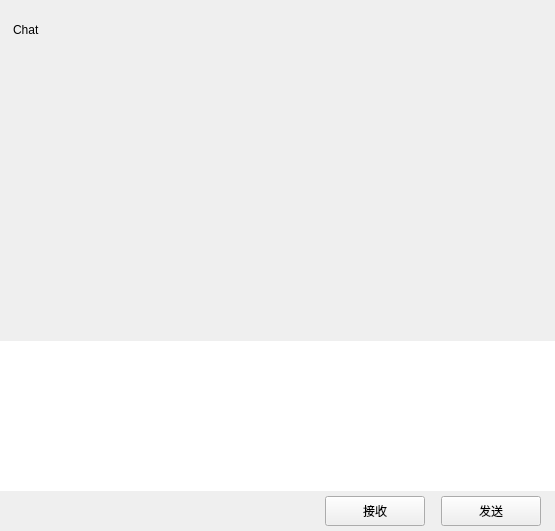
<?xml version="1.0" encoding="UTF-8"?>
<ui version="4.0">
 <class>ChatPage</class>
 <widget class="QWidget" name="ChatPage">
  <property name="geometry">
   <rect>
    <x>0</x>
    <y>0</y>
    <width>555</width>
    <height>531</height>
   </rect>
  </property>
  <property name="windowTitle">
   <string>Form</string>
  </property>
  <layout class="QVBoxLayout" name="verticalLayout">
   <property name="spacing">
    <number>0</number>
   </property>
   <property name="leftMargin">
    <number>0</number>
   </property>
   <property name="topMargin">
    <number>0</number>
   </property>
   <property name="rightMargin">
    <number>0</number>
   </property>
   <property name="bottomMargin">
    <number>0</number>
   </property>
   <item>
    <widget class="QWidget" name="chat_data_wid" native="true">
     <property name="sizePolicy">
      <sizepolicy hsizetype="Expanding" vsizetype="Expanding">
       <horstretch>0</horstretch>
       <verstretch>0</verstretch>
      </sizepolicy>
     </property>
     <layout class="QVBoxLayout" name="verticalLayout_2">
      <property name="spacing">
       <number>0</number>
      </property>
      <property name="leftMargin">
       <number>0</number>
      </property>
      <property name="topMargin">
       <number>0</number>
      </property>
      <property name="rightMargin">
       <number>0</number>
      </property>
      <property name="bottomMargin">
       <number>0</number>
      </property>
      <item>
       <widget class="QWidget" name="title_wid" native="true">
        <property name="minimumSize">
         <size>
          <width>0</width>
          <height>60</height>
         </size>
        </property>
        <property name="maximumSize">
         <size>
          <width>16777215</width>
          <height>60</height>
         </size>
        </property>
        <layout class="QVBoxLayout" name="verticalLayout_3">
         <property name="leftMargin">
          <number>11</number>
         </property>
         <property name="topMargin">
          <number>2</number>
         </property>
         <property name="rightMargin">
          <number>2</number>
         </property>
         <property name="bottomMargin">
          <number>2</number>
         </property>
         <item>
          <widget class="QWidget" name="widget" native="true">
           <layout class="QHBoxLayout" name="horizontalLayout_3">
            <property name="leftMargin">
             <number>2</number>
            </property>
            <property name="topMargin">
             <number>2</number>
            </property>
            <property name="rightMargin">
             <number>2</number>
            </property>
            <property name="bottomMargin">
             <number>2</number>
            </property>
            <item>
             <widget class="QLabel" name="title_lb">
              <property name="text">
               <string>Chat</string>
              </property>
             </widget>
            </item>
           </layout>
          </widget>
         </item>
        </layout>
       </widget>
      </item>
      <item>
       <widget class="ChatView" name="chat_data_list" native="true"/>
      </item>
      <item>
       <widget class="QWidget" name="tool_wid" native="true">
        <property name="minimumSize">
         <size>
          <width>0</width>
          <height>40</height>
         </size>
        </property>
        <property name="maximumSize">
         <size>
          <width>16777215</width>
          <height>40</height>
         </size>
        </property>
        <layout class="QHBoxLayout" name="horizontalLayout_5">
         <property name="leftMargin">
          <number>2</number>
         </property>
         <property name="topMargin">
          <number>2</number>
         </property>
         <property name="rightMargin">
          <number>2</number>
         </property>
         <property name="bottomMargin">
          <number>2</number>
         </property>
         <item>
          <spacer name="horizontalSpacer_7">
           <property name="orientation">
            <enum>Qt::Horizontal</enum>
           </property>
           <property name="sizeType">
            <enum>QSizePolicy::Fixed</enum>
           </property>
           <property name="sizeHint" stdset="0">
            <size>
             <width>5</width>
             <height>20</height>
            </size>
           </property>
          </spacer>
         </item>
         <item>
          <widget class="ClickedLabel" name="emo_lb">
           <property name="minimumSize">
            <size>
             <width>25</width>
             <height>25</height>
            </size>
           </property>
           <property name="maximumSize">
            <size>
             <width>25</width>
             <height>25</height>
            </size>
           </property>
           <property name="text">
            <string/>
           </property>
          </widget>
         </item>
         <item>
          <spacer name="horizontalSpacer_6">
           <property name="orientation">
            <enum>Qt::Horizontal</enum>
           </property>
           <property name="sizeType">
            <enum>QSizePolicy::Fixed</enum>
           </property>
           <property name="sizeHint" stdset="0">
            <size>
             <width>5</width>
             <height>20</height>
            </size>
           </property>
          </spacer>
         </item>
         <item>
          <widget class="ClickedLabel" name="file_lb">
           <property name="minimumSize">
            <size>
             <width>30</width>
             <height>30</height>
            </size>
           </property>
           <property name="maximumSize">
            <size>
             <width>30</width>
             <height>30</height>
            </size>
           </property>
           <property name="text">
            <string/>
           </property>
          </widget>
         </item>
         <item>
          <spacer name="horizontalSpacer_5">
           <property name="orientation">
            <enum>Qt::Horizontal</enum>
           </property>
           <property name="sizeHint" stdset="0">
            <size>
             <width>40</width>
             <height>20</height>
            </size>
           </property>
          </spacer>
         </item>
        </layout>
       </widget>
      </item>
      <item>
       <widget class="MessageTextEdit" name="chatEdit">
        <property name="minimumSize">
         <size>
          <width>0</width>
          <height>150</height>
         </size>
        </property>
        <property name="maximumSize">
         <size>
          <width>16777215</width>
          <height>150</height>
         </size>
        </property>
        <property name="frameShape">
         <enum>QFrame::NoFrame</enum>
        </property>
       </widget>
      </item>
      <item>
       <widget class="QWidget" name="send_wid" native="true">
        <property name="minimumSize">
         <size>
          <width>0</width>
          <height>40</height>
         </size>
        </property>
        <property name="maximumSize">
         <size>
          <width>16777215</width>
          <height>40</height>
         </size>
        </property>
        <layout class="QHBoxLayout" name="horizontalLayout_4">
         <property name="topMargin">
          <number>2</number>
         </property>
         <property name="bottomMargin">
          <number>2</number>
         </property>
         <item>
          <spacer name="horizontalSpacer_2">
           <property name="orientation">
            <enum>Qt::Horizontal</enum>
           </property>
           <property name="sizeHint" stdset="0">
            <size>
             <width>36</width>
             <height>20</height>
            </size>
           </property>
          </spacer>
         </item>
         <item>
          <widget class="ClickedBtn" name="receive_btn">
           <property name="minimumSize">
            <size>
             <width>100</width>
             <height>30</height>
            </size>
           </property>
           <property name="maximumSize">
            <size>
             <width>100</width>
             <height>30</height>
            </size>
           </property>
           <property name="text">
            <string>接收</string>
           </property>
          </widget>
         </item>
         <item>
          <spacer name="horizontalSpacer_3">
           <property name="orientation">
            <enum>Qt::Horizontal</enum>
           </property>
           <property name="sizeType">
            <enum>QSizePolicy::Fixed</enum>
           </property>
           <property name="sizeHint" stdset="0">
            <size>
             <width>10</width>
             <height>20</height>
            </size>
           </property>
          </spacer>
         </item>
         <item>
          <widget class="ClickedBtn" name="send_btn">
           <property name="minimumSize">
            <size>
             <width>100</width>
             <height>30</height>
            </size>
           </property>
           <property name="maximumSize">
            <size>
             <width>100</width>
             <height>30</height>
            </size>
           </property>
           <property name="text">
            <string>发送</string>
           </property>
          </widget>
         </item>
         <item>
          <spacer name="horizontalSpacer_4">
           <property name="orientation">
            <enum>Qt::Horizontal</enum>
           </property>
           <property name="sizeType">
            <enum>QSizePolicy::Fixed</enum>
           </property>
           <property name="sizeHint" stdset="0">
            <size>
             <width>5</width>
             <height>20</height>
            </size>
           </property>
          </spacer>
         </item>
        </layout>
       </widget>
      </item>
     </layout>
    </widget>
   </item>
  </layout>
 </widget>
 <customwidgets>
  <customwidget>
   <class>ClickedLabel</class>
   <extends>QLabel</extends>
   <header>clickedlabel.h</header>
  </customwidget>
  <customwidget>
   <class>ClickedBtn</class>
   <extends>QPushButton</extends>
   <header>clickedbtn.h</header>
  </customwidget>
  <customwidget>
   <class>MessageTextEdit</class>
   <extends>QTextEdit</extends>
   <header>MessageTextEdit.h</header>
  </customwidget>
  <customwidget>
   <class>ChatView</class>
   <extends>QWidget</extends>
   <header>chatview.h</header>
   <container>1</container>
  </customwidget>
 </customwidgets>
 <resources/>
 <connections/>
</ui>
